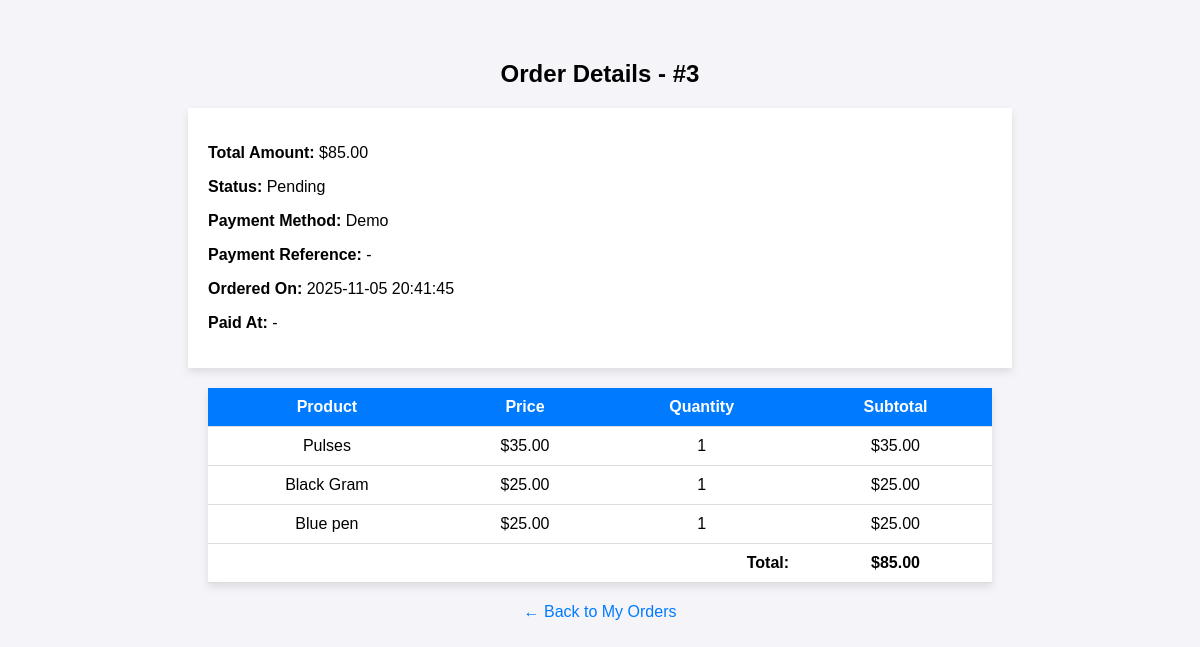
Screenshot of /pages/order_details.php?order_id=3 (signed in) with the database file from the repository.
### tables this page shows
CREATE TABLE `orders` (
  `id` int(11) NOT NULL,
  `user_id` int(11) NOT NULL,
  `total_amount` decimal(10,2) NOT NULL,
  `status` varchar(50) DEFAULT 'Pending',
  `created_at` datetime DEFAULT current_timestamp(),
  `payment_method` varchar(50) DEFAULT 'Demo',
  `payment_reference` varchar(100) DEFAULT NULL,
  `paid_at` datetime DEFAULT NULL
);

CREATE TABLE `order_items` (
  `id` int(11) NOT NULL,
  `order_id` int(11) NOT NULL,
  `product_id` int(11) NOT NULL,
  `quantity` int(11) NOT NULL,
  `price` decimal(10,2) NOT NULL
);

CREATE TABLE `products` (
  `id` int(11) NOT NULL,
  `name` varchar(255) NOT NULL,
  `price` decimal(10,2) NOT NULL,
  `description` text DEFAULT NULL,
  `image` varchar(255) DEFAULT NULL,
  `created_at` timestamp NOT NULL DEFAULT current_timestamp()
);

### pages/order_details.php (the view, shortened to what this page needs)
<?php
include '../includes/db.php';
$user_id = $_SESSION['user_id'];
$order_id = $_GET['order_id'];
$stmt = $conn->prepare("SELECT * FROM orders WHERE id = ? AND user_id = ?");
$stmt->execute([$order_id, $user_id]);
$order = $stmt->fetch(PDO::FETCH_ASSOC);
$stmt_items = $conn->prepare("
    SELECT p.name, p.price, oi.quantity
    FROM order_items oi
    JOIN products p ON oi.product_id = p.id
    WHERE oi.order_id = ?
");
$stmt_items->execute([$order_id]);
$items = $stmt_items->fetchAll(PDO::FETCH_ASSOC);
?>
<!DOCTYPE html>
<html lang="en">
<head>
</head>
<body>
<h2>Order Details - #<?php echo $order['id']; ?></h2>
<div class="summary">
    <p><strong>Total Amount:</strong> $<?php echo number_format($order['total_amount'], 2); ?></p>
    <p><strong>Status:</strong> <?php echo $order['status']; ?></p>
    <p><strong>Payment Method:</strong> <?php echo $order['payment_method'] ?: '-'; ?></p>
    <p><strong>Payment Reference:</strong> <?php echo $order['payment_reference'] ?: '-'; ?></p>
    <p><strong>Ordered On:</strong> <?php echo $order['created_at']; ?></p>
    <p><strong>Paid At:</strong> <?php echo $order['paid_at'] ?: '-'; ?></p>
</div>
<?php if ($items): ?>
<table>
    <tr>
        <th>Product</th>
        <th>Price</th>
        <th>Quantity</th>
        <th>Subtotal</th>
    </tr>
    <?php
    $total = 0;
    foreach ($items as $item):
        $subtotal = $item['price'] * $item['quantity'];
        $total += $subtotal;
    ?>
    <tr>
        <td><?php echo $item['name']; ?></td>
        <td>$<?php echo number_format($item['price'], 2); ?></td>
        <td><?php echo $item['quantity']; ?></td>
        <td>$<?php echo number_format($subtotal, 2); ?></td>
    </tr>
    <?php endforeach; ?>
    <tr>
        <td colspan="3" style="text-align:right;"><strong>Total:</strong></td>
        <td><strong>$<?php echo number_format($total, 2); ?></strong></td>
    </tr>
</table>
<?php else: ?>
    <p style="text-align:center;">No items found for this order.</p>
<?php endif; ?>
<p style="text-align:center; margin-top:20px;">
    <a href="my_orders.php">← Back to My Orders</a>
</p>
</body>
</html>

### pages/order_details.php (style rules this page uses)
body { font-family: Arial, sans-serif; background-color: #f4f4f9; margin: 0; padding: 40px; }
h2 { text-align: center; margin-bottom: 20px; }
table { width: 70%; margin: 0 auto; border-collapse: collapse; background: #fff; box-shadow: 0 4px 8px rgba(0,0,0,0.1); }
th, td { padding: 10px; border-bottom: 1px solid #ddd; text-align: center; }
th { background-color: #007bff; color: #fff; }
.summary { width: 70%; margin: 20px auto; background: #fff; padding: 20px; box-shadow: 0 4px 8px rgba(0,0,0,0.1); }
a { text-decoration: none; color: #007bff; }

### rows the page displays
orders: id "3", total_amount "85.00", status "Pending", payment_method "Demo", payment_reference "-", created_at "2025-11-05 20:41:45", paid_at "-"
order_items: product.name "Pulses", product.price "35.00", quantity "1"
order_items: product.name "Black Gram", product.price "25.00", quantity "1"
order_items: product.name "Blue pen", product.price "25.00", quantity "1"

### other values shown
$total "85.00"
